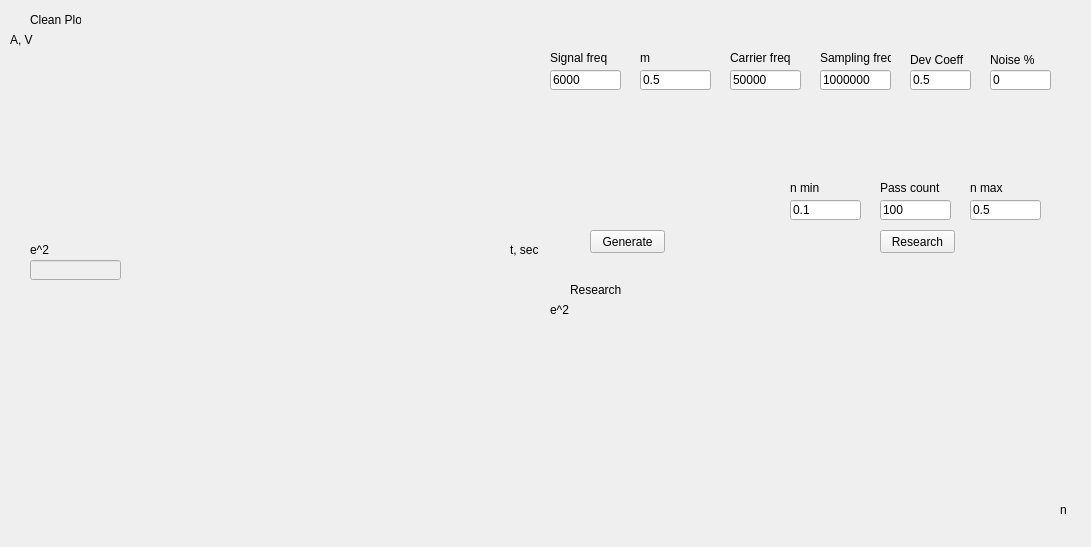
<?xml version="1.0" encoding="UTF-8"?>
<ui version="4.0">
 <class>MainWindow</class>
 <widget class="QMainWindow" name="MainWindow">
  <property name="geometry">
   <rect>
    <x>0</x>
    <y>0</y>
    <width>1091</width>
    <height>547</height>
   </rect>
  </property>
  <property name="windowTitle">
   <string>Gauss Noise Filter</string>
  </property>
  <widget class="QWidget" name="centralWidget">
   <widget class="QCustomPlot" name="cleanPlot" native="true">
    <property name="geometry">
     <rect>
      <x>30</x>
      <y>30</y>
      <width>511</width>
      <height>211</height>
     </rect>
    </property>
   </widget>
   <widget class="QLabel" name="label_10">
    <property name="geometry">
     <rect>
      <x>990</x>
      <y>50</y>
      <width>51</width>
      <height>20</height>
     </rect>
    </property>
    <property name="text">
     <string>Noise %</string>
    </property>
   </widget>
   <widget class="QPushButton" name="genButton">
    <property name="geometry">
     <rect>
      <x>590</x>
      <y>230</y>
      <width>75</width>
      <height>23</height>
     </rect>
    </property>
    <property name="text">
     <string>Generate</string>
    </property>
   </widget>
   <widget class="QLabel" name="label_11">
    <property name="geometry">
     <rect>
      <x>30</x>
      <y>10</y>
      <width>51</width>
      <height>20</height>
     </rect>
    </property>
    <property name="text">
     <string>Clean Plot</string>
    </property>
   </widget>
   <widget class="QLabel" name="label_15">
    <property name="geometry">
     <rect>
      <x>570</x>
      <y>280</y>
      <width>51</width>
      <height>20</height>
     </rect>
    </property>
    <property name="text">
     <string>Research</string>
    </property>
   </widget>
   <widget class="QLineEdit" name="noisePartEdit">
    <property name="geometry">
     <rect>
      <x>990</x>
      <y>70</y>
      <width>61</width>
      <height>20</height>
     </rect>
    </property>
    <property name="text">
     <string>0</string>
    </property>
   </widget>
   <widget class="QCustomPlot" name="researchPlot" native="true">
    <property name="geometry">
     <rect>
      <x>570</x>
      <y>300</y>
      <width>511</width>
      <height>211</height>
     </rect>
    </property>
   </widget>
   <widget class="QPushButton" name="researchButton">
    <property name="geometry">
     <rect>
      <x>880</x>
      <y>230</y>
      <width>75</width>
      <height>23</height>
     </rect>
    </property>
    <property name="text">
     <string>Research</string>
    </property>
   </widget>
   <widget class="QLineEdit" name="mEdit">
    <property name="geometry">
     <rect>
      <x>640</x>
      <y>70</y>
      <width>71</width>
      <height>20</height>
     </rect>
    </property>
    <property name="text">
     <string>0.5</string>
    </property>
   </widget>
   <widget class="QLabel" name="label">
    <property name="geometry">
     <rect>
      <x>640</x>
      <y>50</y>
      <width>61</width>
      <height>16</height>
     </rect>
    </property>
    <property name="text">
     <string>m</string>
    </property>
   </widget>
   <widget class="QLineEdit" name="signalFreqEdit">
    <property name="geometry">
     <rect>
      <x>550</x>
      <y>70</y>
      <width>71</width>
      <height>20</height>
     </rect>
    </property>
    <property name="text">
     <string>6000</string>
    </property>
   </widget>
   <widget class="QLabel" name="label_2">
    <property name="geometry">
     <rect>
      <x>550</x>
      <y>50</y>
      <width>61</width>
      <height>16</height>
     </rect>
    </property>
    <property name="text">
     <string>Signal freq</string>
    </property>
   </widget>
   <widget class="QLineEdit" name="carrierFreqEdit">
    <property name="geometry">
     <rect>
      <x>730</x>
      <y>70</y>
      <width>71</width>
      <height>20</height>
     </rect>
    </property>
    <property name="text">
     <string>50000</string>
    </property>
   </widget>
   <widget class="QLabel" name="label_3">
    <property name="geometry">
     <rect>
      <x>730</x>
      <y>50</y>
      <width>61</width>
      <height>16</height>
     </rect>
    </property>
    <property name="text">
     <string>Carrier freq</string>
    </property>
   </widget>
   <widget class="QLineEdit" name="samplingFreqEdit">
    <property name="geometry">
     <rect>
      <x>820</x>
      <y>70</y>
      <width>71</width>
      <height>20</height>
     </rect>
    </property>
    <property name="text">
     <string>1000000</string>
    </property>
   </widget>
   <widget class="QLabel" name="label_4">
    <property name="geometry">
     <rect>
      <x>820</x>
      <y>50</y>
      <width>71</width>
      <height>16</height>
     </rect>
    </property>
    <property name="text">
     <string>Sampling freq</string>
    </property>
   </widget>
   <widget class="QLabel" name="label_5">
    <property name="geometry">
     <rect>
      <x>790</x>
      <y>180</y>
      <width>61</width>
      <height>16</height>
     </rect>
    </property>
    <property name="text">
     <string>n min</string>
    </property>
   </widget>
   <widget class="QLineEdit" name="nMinEdit">
    <property name="geometry">
     <rect>
      <x>790</x>
      <y>200</y>
      <width>71</width>
      <height>20</height>
     </rect>
    </property>
    <property name="text">
     <string>0.1</string>
    </property>
   </widget>
   <widget class="QLineEdit" name="nMaxEdit">
    <property name="geometry">
     <rect>
      <x>970</x>
      <y>200</y>
      <width>71</width>
      <height>20</height>
     </rect>
    </property>
    <property name="text">
     <string>0.5</string>
    </property>
   </widget>
   <widget class="QLabel" name="label_6">
    <property name="geometry">
     <rect>
      <x>970</x>
      <y>180</y>
      <width>61</width>
      <height>16</height>
     </rect>
    </property>
    <property name="text">
     <string>n max</string>
    </property>
   </widget>
   <widget class="QLineEdit" name="passesCountEdit">
    <property name="geometry">
     <rect>
      <x>880</x>
      <y>200</y>
      <width>71</width>
      <height>20</height>
     </rect>
    </property>
    <property name="text">
     <string>100</string>
    </property>
   </widget>
   <widget class="QLabel" name="label_8">
    <property name="geometry">
     <rect>
      <x>880</x>
      <y>180</y>
      <width>61</width>
      <height>16</height>
     </rect>
    </property>
    <property name="text">
     <string>Pass count</string>
    </property>
   </widget>
   <widget class="QLabel" name="label_19">
    <property name="geometry">
     <rect>
      <x>10</x>
      <y>30</y>
      <width>31</width>
      <height>20</height>
     </rect>
    </property>
    <property name="text">
     <string>A, V</string>
    </property>
   </widget>
   <widget class="QLabel" name="label_20">
    <property name="geometry">
     <rect>
      <x>510</x>
      <y>240</y>
      <width>31</width>
      <height>20</height>
     </rect>
    </property>
    <property name="text">
     <string>t, sec</string>
    </property>
   </widget>
   <widget class="QLabel" name="label_21">
    <property name="geometry">
     <rect>
      <x>1060</x>
      <y>500</y>
      <width>16</width>
      <height>20</height>
     </rect>
    </property>
    <property name="text">
     <string>n</string>
    </property>
   </widget>
   <widget class="QLabel" name="label_22">
    <property name="geometry">
     <rect>
      <x>550</x>
      <y>300</y>
      <width>31</width>
      <height>20</height>
     </rect>
    </property>
    <property name="text">
     <string>e^2</string>
    </property>
   </widget>
   <widget class="QLineEdit" name="devCoeffEdit">
    <property name="geometry">
     <rect>
      <x>910</x>
      <y>70</y>
      <width>61</width>
      <height>20</height>
     </rect>
    </property>
    <property name="text">
     <string>0.5</string>
    </property>
   </widget>
   <widget class="QLabel" name="label_12">
    <property name="geometry">
     <rect>
      <x>910</x>
      <y>50</y>
      <width>61</width>
      <height>20</height>
     </rect>
    </property>
    <property name="text">
     <string>Dev Coeff</string>
    </property>
   </widget>
   <widget class="QLineEdit" name="eEdit">
    <property name="enabled">
     <bool>false</bool>
    </property>
    <property name="geometry">
     <rect>
      <x>30</x>
      <y>260</y>
      <width>91</width>
      <height>20</height>
     </rect>
    </property>
   </widget>
   <widget class="QLabel" name="label_23">
    <property name="geometry">
     <rect>
      <x>30</x>
      <y>240</y>
      <width>31</width>
      <height>20</height>
     </rect>
    </property>
    <property name="text">
     <string>e^2</string>
    </property>
   </widget>
  </widget>
 </widget>
 <layoutdefault spacing="6" margin="11"/>
 <customwidgets>
  <customwidget>
   <class>QCustomPlot</class>
   <extends>QWidget</extends>
   <header>qcustomplot.h</header>
   <container>1</container>
  </customwidget>
 </customwidgets>
 <resources/>
 <connections/>
</ui>
